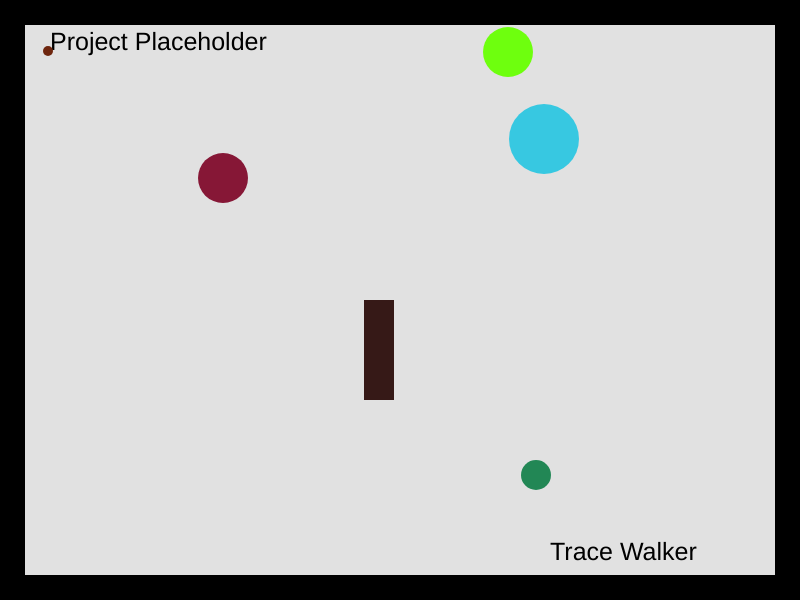
Frame 1 (no input)
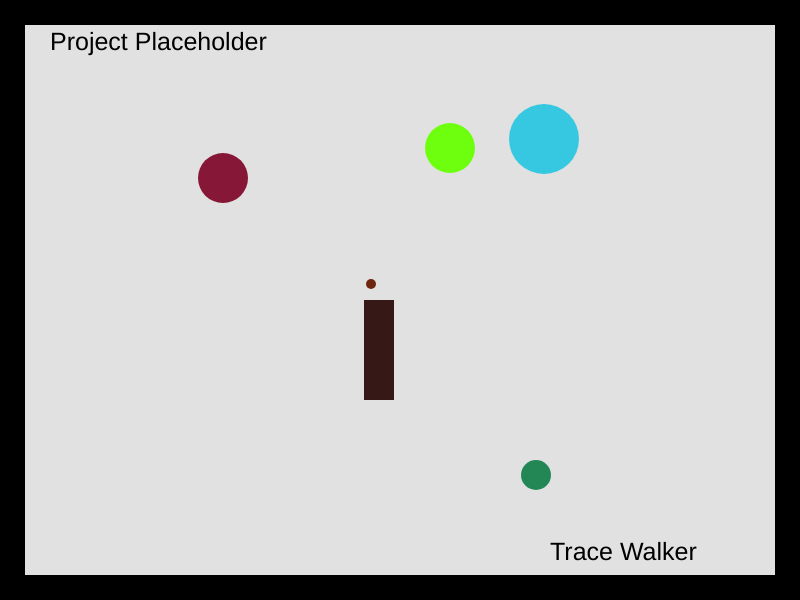
Frame 60 (no input)
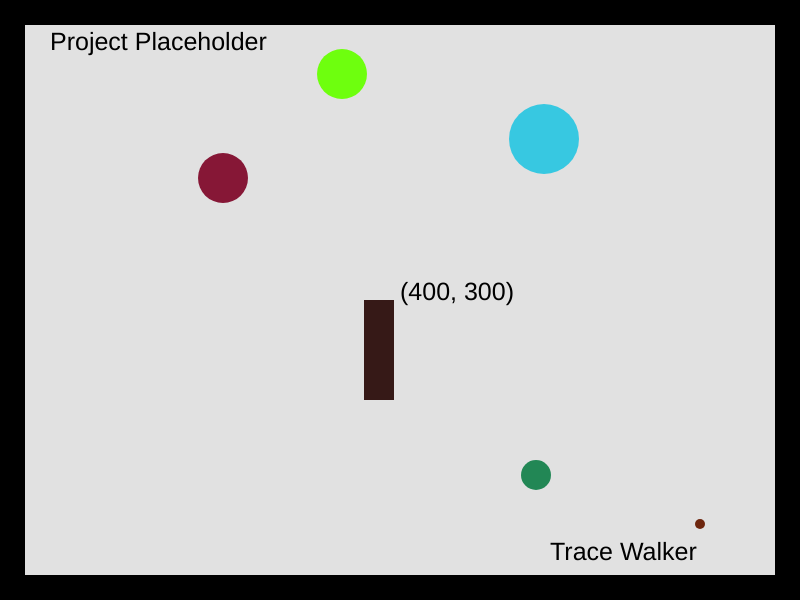
Frame 120 (the mouse pressed at the canvas centre since frame 60)

The p5.js sketch that drew these frames (run headless with seeded random() and noise() and a simulated clock; from frame 60 on, the mouse is pressed at the canvas centre):

// p5.js sketch
// ── sketch.js
var shapeX = 30;
var shapeY = 50;
var shapeXSpeed;
var shapeYSpeed;

var shape1 = 500;
var shape2 = 50;
var shape1Speed;
var shape2Speed;


function setup()
{
	
    createCanvas(800,600);
	
	
}

function draw()
{
    background(225);
	stroke(0);
    fill(0);
	
	
	//call border
	border();
    //call text
	text1();
	//call shapes
	shapes();
	//call random
	random1();
	//call moveshape
	moveshape();
	//call Button
	
}


function border()
{
	  // upper border
    noStroke();
    fill(0,0,0);
    rect(0,0,800,25);
    // left border
    rect(0,25,25,600);
    // bottom border
    rect(25,575,800,25);
    // right border
    rect(775,25,25,600);
	
}
function text1()
{
	fill(0);
    textSize(25);
    text("Trace Walker",550,560);
    text("Project Placeholder",50,50);
	text("(" + mouseX + ", " + mouseY + ")", mouseX, mouseY);
}

function shapes()
{
	fill(134,23,54);
	circle(223,178,50);
	fill(34,135,85);
	circle(536,475,30);
	fill(55,200,225);
	circle(544,139,70);
	fill(54,25,23);
	rect(364,300,30,100);
}
function moveshape()
{
	//one
	fill(110,38,14);
    
    circle(shapeX, shapeY, 10);
	//two
	fill(110,388,14);
    
    circle(shape1, shape2, 50);
}
function random1()
{
	//one
	shapeXSpeed = Math.floor(Math.random() * (Math.floor(Math.random() * 20)) + 1);
    shapeYSpeed = Math.floor(Math.random() * (Math.floor(Math.random() * 15)) + 1);

    
    shapeX += shapeXSpeed;
    shapeY += shapeYSpeed;
    
    if(shapeX > 800)
    {
        shapeX = 0;
    }
    else if(shapeX < 0)
    {
        shapeX = 800;
    }
    if(shapeY > 600)
    {
        shapeY = 0;
    }
    else if(shapeY < 0)
    {
        shapeY = 600;
    }
	//two
	shape1Speed = Math.floor(Math.random() * (Math.floor(Math.random() * 60)) + 1);
    shape2Speed = Math.floor(Math.random() * (Math.floor(Math.random() * 40)) + 1);

    
    shape1 += shape1Speed;
    shape2 += shape2Speed;
    if(shape1 > 800)
    {
        shape1 = 0;
    }
    else if(shape1 < 0)
    {
        shape1 = 800;
    }
    if(shape2 > 600)
    {
        shape2 = 0;
    }
    else if(shape2 < 0)
    {
        shape2 = 600;
    }
}
